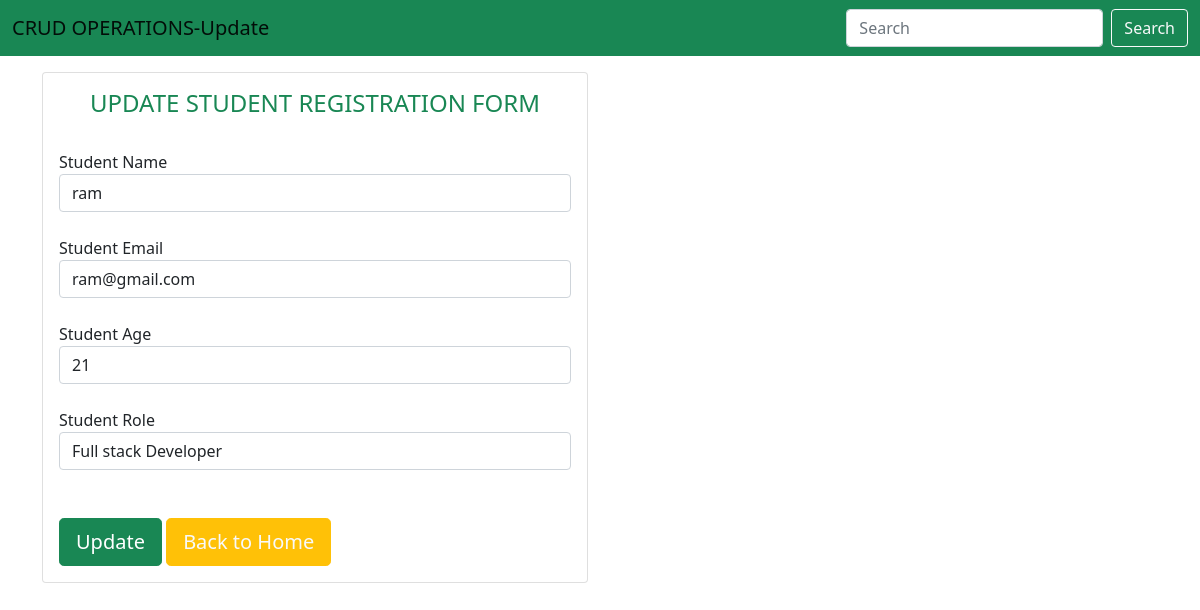
Page /update/4 on the committed database.
### app_name/models.py (models this page shows)
class Register(models.Model):
    name = models.CharField(max_length=100)
    email = models.EmailField()
    age = models.IntegerField()
    role = models.CharField(max_length=100)

### app_name/views.py (the view, shortened to what this page needs)
# urls.py: path('update/<id>',views.update,name='update'),
def update(request, id):
    register_entry = Register.objects.get(id=id)
    return render(request, "update.html", {"register_entry": register_entry})

### templates/update.html (shortened to what this page needs)
<!doctype html>
<html lang="en">
<head>
    <link href="https://cdn.jsdelivr.net/npm/bootstrap@5.0.2/dist/css/bootstrap.min.css" rel="stylesheet"
>
</head>
<body>
    <nav class="navbar navbar-expand-lg navbar-light bg-success">
        <div class="container-fluid">
            <a class="navbar-brand" href="#">CRUD OPERATIONS-Update</a>
            <form class="d-flex">
                <input class="form-control me-2" type="search" placeholder="Search" aria-label="Search">
                <button class="btn btn-outline-light" type="submit">Search</button>
            </form>
        </div>
    </nav>
    <div class="container mt-3">
        <div class="row">
            <div class="col-md-6">
                <div class="card">
                    <div class="card-title">
                        <h4 class="text-center text-success mt-3">UPDATE STUDENT REGISTRATION FORM</h4>
                    </div>
                    <div class="card-text p-3">
                        <form action="/update/{{register_entry.id}}" method="post">{% csrf_token %}
                            <label for="name ">Student Name</label>
                            <input class="form-control" type="text" name="name" id="name" value="{{register_entry.name}}" placeholder="Enter Student Name" Required><br>
                            <label for="email">Student Email</label>
                            <input class="form-control" type="email" name="email" id="email" value="{{register_entry.email}}" placeholder="Enter Student Email" Required><br>
                            <label for="age ">Student Age</label>
                            <input class="form-control" type="number" name="age" id="age" value="{{register_entry.age}}" placeholder="Enter Student Age" Required><br>
                            <label for="role">Student Role</label>
                            <select id="role" class="form-control" name="role" id="role">
                                <option selected value="{{register_entry.role}}">{{register_entry.role}}</option>
                            </select>
                            <br><br>
                            <button type="submit" class="btn btn-success btn-lg btn-block">Update</button>
                            <a href="/" class="btn btn-warning btn-lg btn-block text-light">Back to Home</a>
                        </form>
                    </div>
                </div>
            </div>
</body>
</html>

### rows in the picture
Register: name "ram", email "ram@gmail.com", age "21", role "Full stack Developer"
